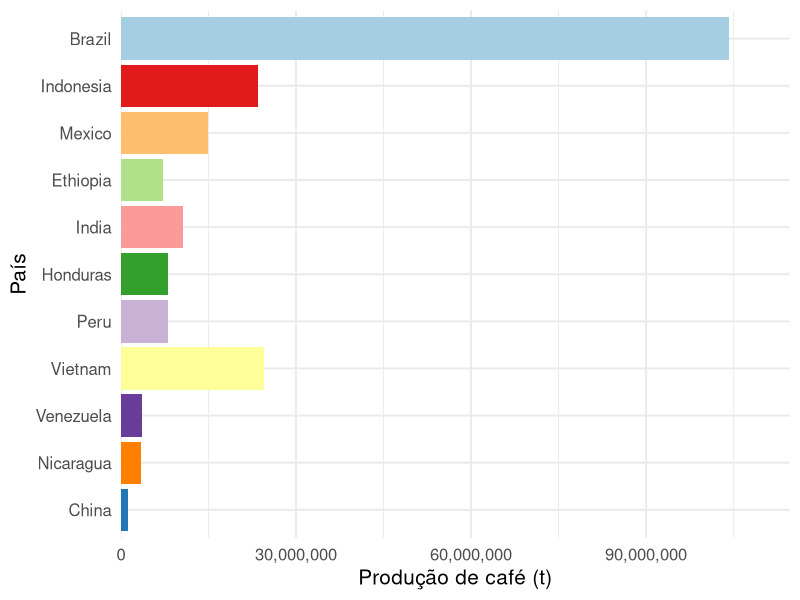
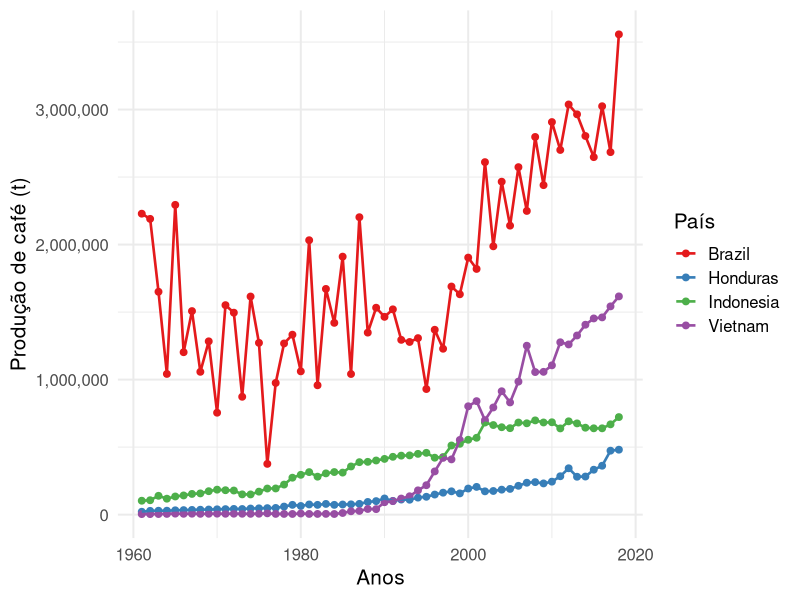
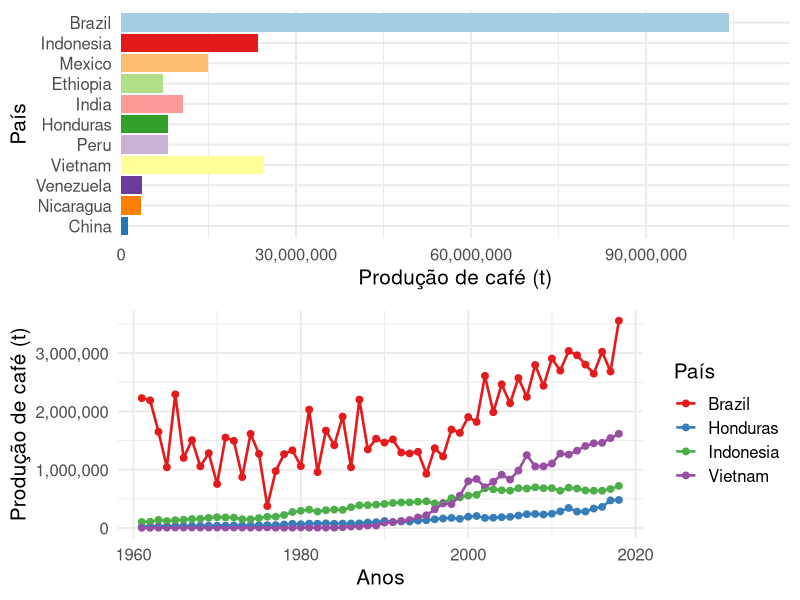

Reproduce these figures in R, in order.

# Produção de colheita no mundo ------------------------------------------------------------------------------------------------------------
# Autora do script: Jeanne Franco ----------------------------------------------------------------------------------------------------------
# Data: 16/08/22 ---------------------------------------------------------------------------------------------------------------------------
# Referência: https://ourworldindata.org/transport -----------------------------------------------------------------------------------------

# Sobre o conjunto de dados ----------------------------------------------------------------------------------------------------------------

### Dados recentes sobre produção de colheita no mundo, baseado sobre
### estimativas publicadas pelo Food and Agriculture Organization (FAO).

### O FAO disponibiliza esses dados por país e região desde 1961. Os
### valores de produção são comunicados em toneladas.

# Pacotes necessários para as análises -----------------------------------------------------------------------------------------------------

library(tidyverse)
library(scales)
library(gridExtra)

# Carregar dados ---------------------------------------------------------------------------------------------------------------------------

prod <- read.csv("coffee-bean-production.csv") 
view(prod)
names(prod)

# Selecionar dados -------------------------------------------------------------------------------------------------------------------------

prod <- prod %>%
  rename(producao = Crops...Coffee..green...656...Production...5510...tonnes) %>%
  select(Entity, Year, producao) %>%
  view()

prod1 <- prod %>%
  filter(Entity %in% c("Brazil", "Peru", "Mexico", "Venezuela",
         "Nicaragua", "Honduras", "China", "India", "Indonesia",
         "Ethiopia", "Vietnam")) %>%
  view()

prod2 <- prod1 %>%
  filter(Entity %in% c("Brazil",
         "Honduras", "Indonesia",
         "Vietnam")) %>%
  view()

# Gráficos ---------------------------------------------------------------------------------------------------------------------------------

options(scipen = 999)

g1 <- ggplot(prod1, aes(x = fct_reorder(Entity, producao), 
                       y = producao, fill = Entity)) +
  geom_col() +
  coord_flip() +
  scale_fill_brewer(palette = "Paired") +
  scale_y_continuous(labels = comma, 
                     expand = expansion(mult = c(0, .1))) +
  labs(x = "País", y = "Produção de café (t)") +
  theme_minimal(base_size = 15) +
  theme(legend.position = "none")
g1

g2 <- ggplot(prod2, aes(Year, producao, color = Entity)) +
  geom_point(size = 2) +
  geom_line(size = 0.9) +
  scale_y_continuous(labels = comma) +
  scale_color_brewer(palette = "Set1") +
  labs(x = "Anos", y = "Produção de café (t)",
       color = "País") +
  theme_minimal(base_size = 15) +
  theme(legend.justification = c(0.8, 0.5))
g2

grid.arrange(g1, g2)
